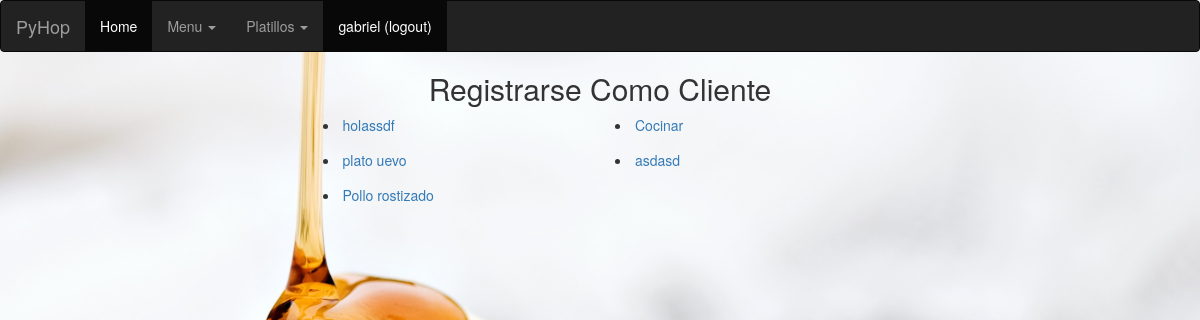
Screenshot of /menu/editar/ (signed in) with the database file from the repository.
### Registro/models.py (models this page shows)
class menu(models.Model):
    idMenu = models.AutoField(primary_key = True)
    nombre = models.CharField(max_length = 50)
    contieneRel = models.ManyToManyField(item,through = 'CONTIENE')

### Menu/views.py (the view, shortened to what this page needs)
# urls.py: url(r'^editar/(?P<idMenu>[A-Za-z0-9]+)/$',views.editarMenu),
@login_required(login_url='/registro/login/')
def editarMenu(request, idMenu = None):
    if (not(request.user.is_staff)):
        return HttpResponseRedirect('')
    if (idMenu == None):
        listaMenus = menu.objects.all()
        return render(request,'menu/escoger.html', {'listaMenu': listaMenus})

### Menu/templates/menu/escoger.html (shortened to what this page needs)
{% extends "registro/header.html" %}
{% block content %}
<div >
	<h2 align="center">Registrarse Como Cliente</h2>
</div>
<div class="row">
	<div class="container-fluid col-md-3"></div>
	<div class="container-fluid col-md-6">
		<form method = "post">
			{% for menu in listaMenu %}
			<div class="form-group clearfix col-xs-6">
				            <li><a href="/menu/editar/{{menu.idMenu}}">{{menu.nombre}}</a>
		  	</div>
		 	{% endfor %}
		 	<div class="form-group col-xs-6"></div>
		</form>
	</div>
	<div class="container-fluid col-md-3"></div>
</div>
{% endblock %}

### Registro/templates/registro/header.html (shortened to what this page needs)
<!DOCTYPE html>
<html lang="en">
<head>
	{% load staticfiles %}
	<link rel="stylesheet" type="text/css" href="//netdna.bootstrapcdn.com/bootstrap/3.1.1/css/bootstrap.min.css">
	<link rel="stylesheet" href="{% static 'registroCliente/css/bootstrap.min.css' %}" type = "text/css"/>
  <link href="{% static 'registroCliente/css/full.css' %}" rel="stylesheet"/>
</head>
<body class="body full" style="background-color:#f6f6f6">
<nav class="navbar navbar-inverse ">
  <div class="container-fluid">
    <div class="navbar-header">
      <a class="navbar-brand" href="#">PyHop</a>
    </div>
    <div class="collapse navbar-collapse" id="bs-example-navbar-collapse-1">
      <ul class="nav navbar-nav">
        <li class="active"><a href="http://127.0.0.1:8000/">Home<span class="sr-only">(current)</span></a></li>
        <li class="dropdown">
          <a href="#" class="dropdown-toggle" data-toggle="dropdown" role="button" aria-haspopup="true" aria-expanded="false">Menu <span class="caret"></span></a>
        </li>
        <li class="dropdown">
          <a href="#" class="dropdown-toggle" data-toggle="dropdown" role="button" aria-haspopup="true" aria-expanded="false">Platillos <span class="caret"></span></a>
        </li>
        {% if user.is_authenticated %}
        <li class="active"><a href="http://127.0.0.1:8000/registro/logout/">{{ user.username }} (logout)<span class="sr-only">(current)</span></a></li>
        {% endif %}
      </ul>
    </div>
  </div>
</nav>
{% block content %}
  {% endblock %}
</body>
</html>

### Registro/templates/registro/header.html (style rules this page uses)
html, body { height:100% }

### rows the page displays
menu: nombre "holassdf"
menu: nombre "Cocinar"
menu: nombre "plato uevo"
menu: nombre "asdasd"
menu: nombre "Pollo rostizado"

### other values shown
{{ user.username }} "gabriel"
